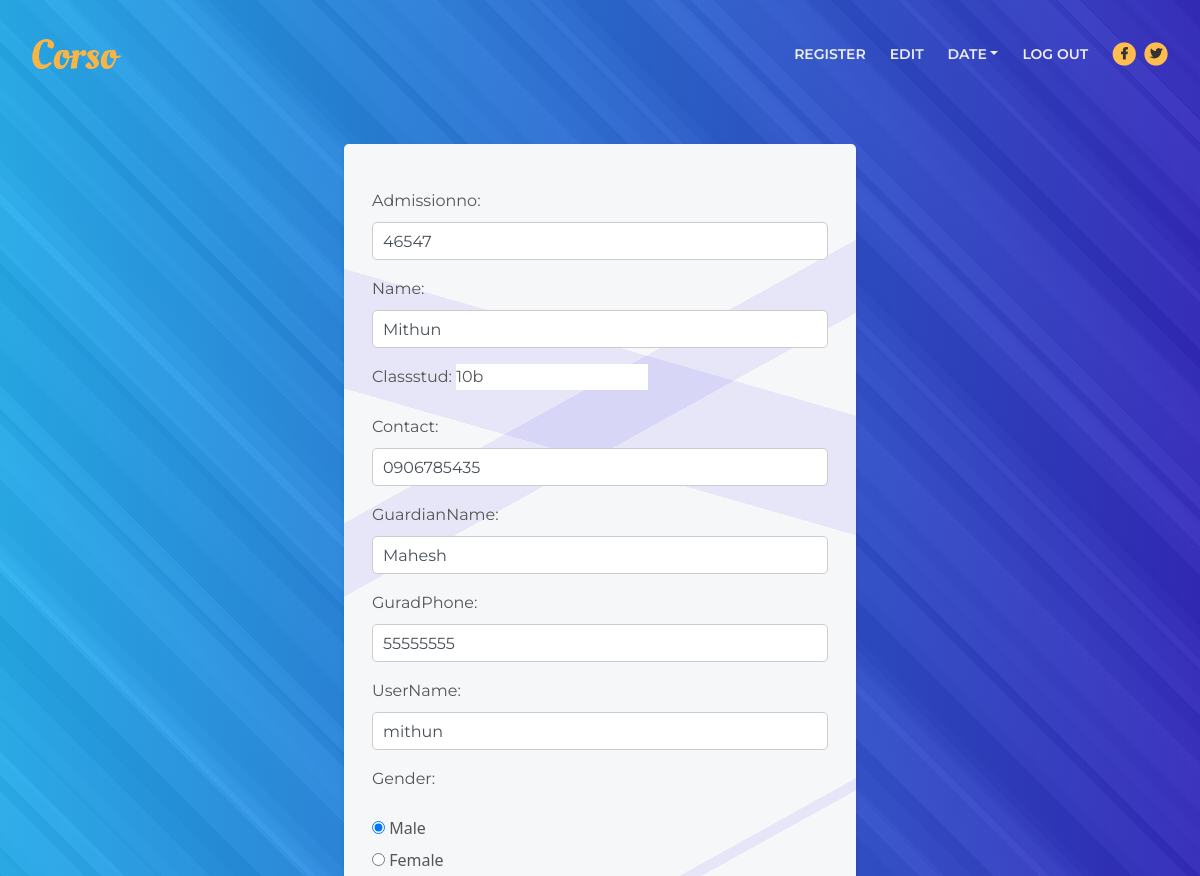
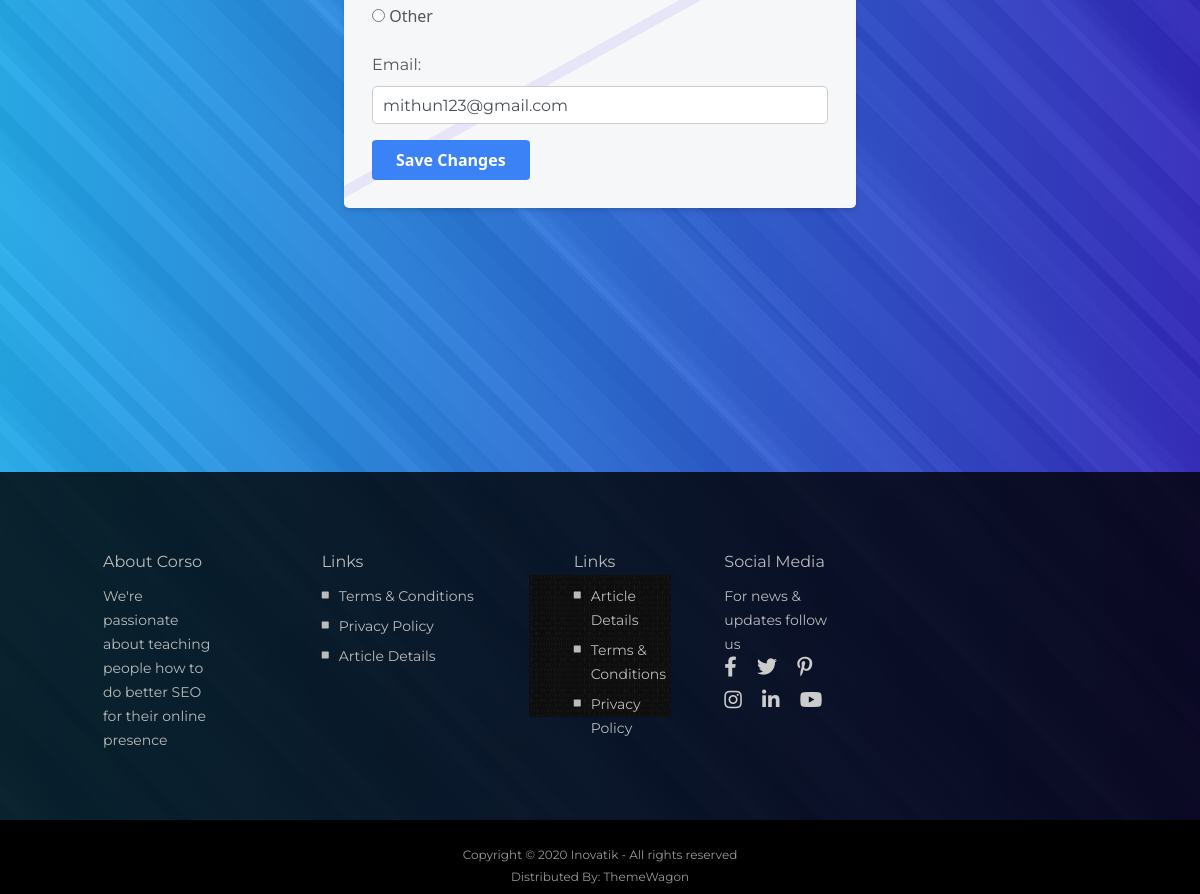
Page /edit_student/46547/ on the committed database (2 pictures, top to bottom).
### signapp/models.py (models this page shows)
class StudentsMod(models.Model):
    admissionno = models.CharField(primary_key=True,max_length=12)
    name = models.CharField(max_length=50)
    classstud = models.CharField(max_length=5)
    contact = models.CharField(max_length=10)
    guardianName = models.CharField(max_length=30)
    guradPhone = models.CharField(max_length=10)
    userName = models.CharField(max_length=6)
    gender = models.CharField(max_length=7)
    email = models.CharField(max_length=30,unique=True)
    password = models.CharField(max_length=32, default=None, blank=True, null=True)
    usertype = models.CharField(max_length=100,default='Student')

### signapp/views.py (the view)
# urls.py: path('edit_student/<str:admissionno>/', views.edit_student, name='edit_student'),
def edit_student(request, admissionno):
    student = get_object_or_404(StudentsMod, admissionno=admissionno)
    if request.method == 'POST':
        form = ModelForStud(request.POST, instance=student)
        if form.is_valid():
            form.save()
            return redirect('view_students')  # Redirect to a success page or appropriate URL
    else:
        form = ModelForStud(instance=student)
    return render(request, 'edit_student.html', {'form': form})

### signapp/templates/edit_student.html (shortened to what this page needs)
{% extends "student_header.html" %}
{% block content %}
<br />
<br />
<br />
<br />
<br />
<!DOCTYPE html>
<html lang="en">
<head>
    <link href="https://cdn.jsdelivr.net/npm/tailwindcss@2.2.19/dist/tailwind.min.css" rel="stylesheet">
  </head>
<body class="bg-gray-100">
    <div class="container mx-auto p-4 ">
        <div class="max-w-lg mx-auto bg-white rounded-lg shadow-md p-7 body-div">
            <form method="post" class="space-y-4">
                {{ form.as_p }}
                <button type="submit" class="bg-blue-500 hover:bg-blue-600 text-white font-bold py-2 px-4 rounded focus:outline-none focus:shadow-outline">Save Changes</button>
            </form>
        </div>
    </div>
</body>
</html>
{% endblock %}

### signapp/static/user/css/styles.css (style rules this page uses)
body, html { width: 100%; height: 100%; }
body, p { color: #555; font: 400 1rem/1.625rem "Montserrat", sans-serif; }

### signapp/templates/edit_student.html (style rules this page uses)
body { background-image: repeating-linear-gradient(45deg, rgba(118, 118, 118, 0.05) 0px, rgba(118, 118, 118, 0.05) 19px,rgba(59, 59, 59, 0.05) 19px, rgba(59, 59, 59, 0.05) 67px,rgba(195, 195, 195, 0.05) 67px, rgba(195, 195, 195, 0.05) 87px,rgba(121, 121, 121, 0.05) 87px, rgba(121, 121, 121, 0.05) 133px,rgba(250, 250, 250, 0.05) 133px, rgba(250, 250, 250, 0.05) 172px,rgba(106, 106, 106, 0.05) 172px, rgba(106, 106, 106, 0.05) 197px,rgba(151, 151, 151, 0.05) 197px, rgba(151, 151, 151, 0.05) 226px,rgba(219, 219, 219, 0.05) 226px, rgba(219, 219, 219, 0.05) 260px),repeating-linear-gradient(45deg, rgba(70, 70, 70, 0.05) 0px, rgba(70, 70, 70, 0.05) 40px,rgba(220, 220, 220, 0.05) 40px, rgba(220, 220, 220, 0.05) 79px,rgba(95, 95, 95, 0.05) 79px, rgba(95, 95, 95, 0.05) 103px,rgba(15, 15, 15, 0.05) 103px, rgba(15, 15, 15, 0.05) 148px,rgba(51, 51, 51, 0.05) 148px, rgba(51, 51, 51, 0.05) 186px,rgba(225, 225, 225, 0.05) 186px, rgba(225, 225, 225, 0.05) 202px,rgba(60, 60, 60, 0.05) 202px, rgba(60, 60, 60, 0.05) 239px,rgba(67, 67, 67, 0.05) 239px, rgba(67, 67, 67, 0.05) 259px),repeating-linear-gradient(45deg, rgba(146, 146, 146, 0.05) 0px, rgba(146, 146, 146, 0.05) 40px,rgba(166, 166, 166, 0.05) 40px, rgba(166, 166, 166, 0.05) 54px,rgba(156, 156, 156, 0.05) 54px, rgba(156, 156, 156, 0.05) 71px,rgba(134, 134, 134, 0.05) 71px, rgba(134, 134, 134, 0.05) 95px,rgba(77, 77, 77, 0.05) 95px, rgba(77, 77, 77, 0.05) 111px,rgba(26, 26, 26, 0.05) 111px, rgba(26, 26, 26, 0.05) 153px,rgba(46, 46, 46, 0.05) 153px, rgba(46, 46, 46, 0.05) 202px,rgba(197, 197, 197, 0.05) 202px, rgba(197, 197, 197, 0.05) 216px),linear-gradient(90deg, rgb(30, 178, 248),rgb(46, 36, 197)); }
.body-div { background-image: linear-gradient(331deg, transparent 0%, transparent 24%,rgba(23,1,244, 0.07) 24%, rgba(23,1,244, 0.07) 25%,transparent 25%, transparent 100%),linear-gradient(196deg, transparent 0%, transparent 25%,rgba(23,1,244, 0.07) 25%, rgba(23,1,244, 0.07) 36%,transparent 36%, transparent 100%),linear-gradient(331deg, transparent 0%, transparent 63%,rgba(23,1,244, 0.07) 63%, rgba(23,1,244, 0.07) 69%,transparent 69%, transparent 100%),linear-gradient(286deg, rgb(246,247,248),rgb(246,247,248)); }

### rows in the picture
StudentsMod: admissionno "46547", name "Mithun", classstud "10b", contact "0906785435", guardianName "Mahesh", guradPhone "55555555", userName "mithun", gender "☑ Male ☐ Female ☐ Other", email "mithun123@gmail.com"
